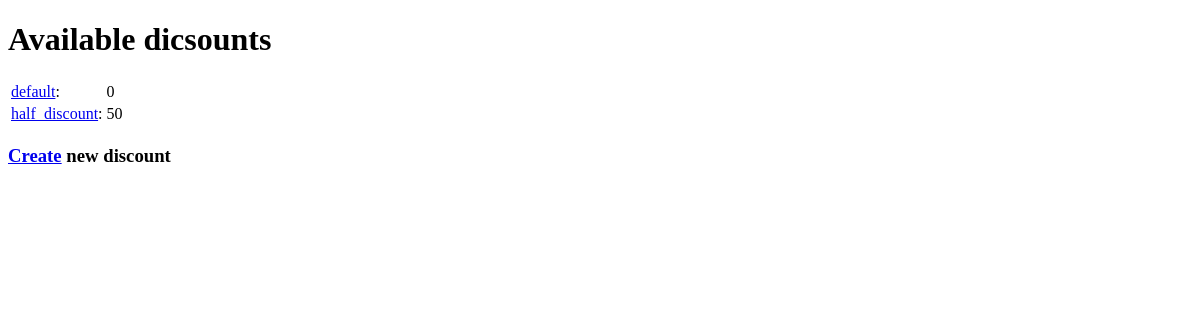
/discounts/ (signed in), run on an earlier commit of the app's database.
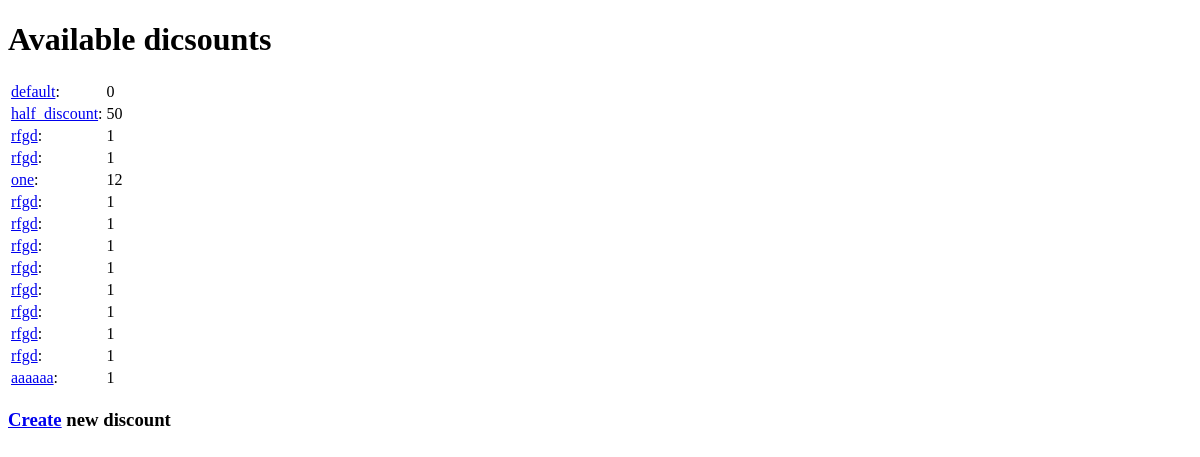
And on a later commit of the database.
### products/models.py (models this page shows, shortened)
class Discount(models.Model):
    name = models.CharField(max_length=50, unique=True)
    discount = models.IntegerField(default=0)

### online_store/views.py (the view)
# urls.py: path('discounts/', discounts, name='discounts'),
@permission_required(perm='is_staff')
def discounts(request):
    discounts_list = Discount.objects.all()
    return render(request, 'online_store/discount_list.html', {'discounts': discounts_list})

### templates/online_store/discount_list.html (shortened to what this page needs)
<!DOCTYPE html>
<html lang="en">
<head>
</head>
<body>
<h1>Available dicsounts</h1>
<table>
    {% for discount in discounts %}
        <tr>
            <td><a href="{% url 'discount_detail' pk=discount.pk %}">{{ discount.name }}</a>:</td>
            <td>{{ discount.discount }}</td>
        </tr>
    {% endfor %}
</table>
<h3><a href="{% url 'discount_create' %}">Create</a> new discount</h3>
</body>
</html>

What changed in the data, as far as the page shows it:
added Discount: name "rfgd", discount "1"
added Discount: name "rfgd", discount "1"
added Discount: name "one", discount "12"
added Discount: name "rfgd", discount "1"
added Discount: name "rfgd", discount "1"
added Discount: name "rfgd", discount "1"
added Discount: name "rfgd", discount "1"
added Discount: name "rfgd", discount "1"
added Discount: name "rfgd", discount "1"
added Discount: name "rfgd", discount "1"
added Discount: name "rfgd", discount "1"
added Discount: name "aaaaaa", discount "1"
